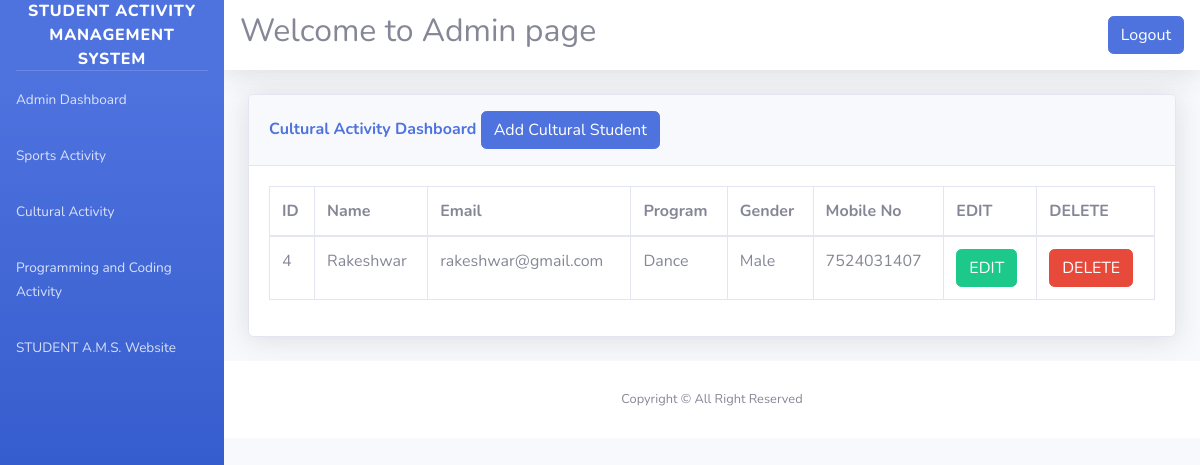
/admin/cult_register.php (signed in), run on the app's committed database.
### tables this page shows
CREATE TABLE `cult` (
  `id` int(100) NOT NULL,
  `name` varchar(100) NOT NULL,
  `email` varchar(100) NOT NULL,
  `program` varchar(100) NOT NULL,
  `gender` varchar(100) NOT NULL,
  `mobile` varchar(100) NOT NULL
);

### admin/cult_register.php (the view, shortened to what this page needs)
<?php
include('includes/header.php');
include('includes/navbar.php');
?>
<div class="container-fluid">
<div class="card shadow mb-4">
  <div class="card-header py-3">
    <h6 class="m-0 font-weight-bold text-primary">Cultural Activity Dashboard
            <button type="button" class="btn btn-primary" data-toggle="modal" data-target="#addadminprofile">
              Add Cultural Student
            </button>
    </h6>
  </div>
  <div class="card-body">
    <div class="table-responsive">
      <?php
                $connection=mysqli_connect("localhost","root","","adminpanel");
                $query = "SELECT * FROM cult";
                $query_run = mysqli_query($connection, $query);
      ?>
      <table class="table table-bordered" id="dataTable" width="100%" cellspacing="0">
        <thead>
          <tr>
            <th> ID </th>
            <th> Name </th>
            <th>Email </th>
            <th>Program</th>
            <th>Gender</th>
            <th>Mobile No</th>
            <th>EDIT </th>
            <th>DELETE </th>
          </tr>
        </thead>
        <tbody>
                  <?php
                        if(mysqli_num_rows($query_run) > 0)
                        {
                            while($row = mysqli_fetch_assoc($query_run))
                            {
                        ?>
                            <tr>
                                <td><?php  echo $row['id']; ?></td>
                                <td><?php  echo $row['name']; ?></td>
                                <td><?php  echo $row['email']; ?></td>
                                <td><?php  echo $row['program']; ?></td>
                                <td><?php  echo $row['gender']; ?></td>
                                <td><?php  echo $row['mobile']; ?></td>
                                <td>
                                    <form action="cult_edit.php" method="post">
                                        <button type="submit" name="cult_edit_btn" class="btn btn-success"> EDIT</button>
                                    </form>
                                </td>
                                <td>
                                    <form action="code.php" method="post">
                                        <button type="submit" name="cult_delete_btn" class="btn btn-danger"> DELETE</button>
                                    </form>
                                </td>
                            </tr>
                        <?php
                            }
                        }
                        else {
                            echo "No Record Found";
                        }
                  ?>
        </tbody>
      </table>
    </div>
  </div>
</div>
</div>
<?php
include('includes/footer.php');
?>

### data on the page
cult: id "4", name "Rakeshwar", email "rakeshwar@gmail.com", program "Dance", gender "Male", mobile "7524031407"
